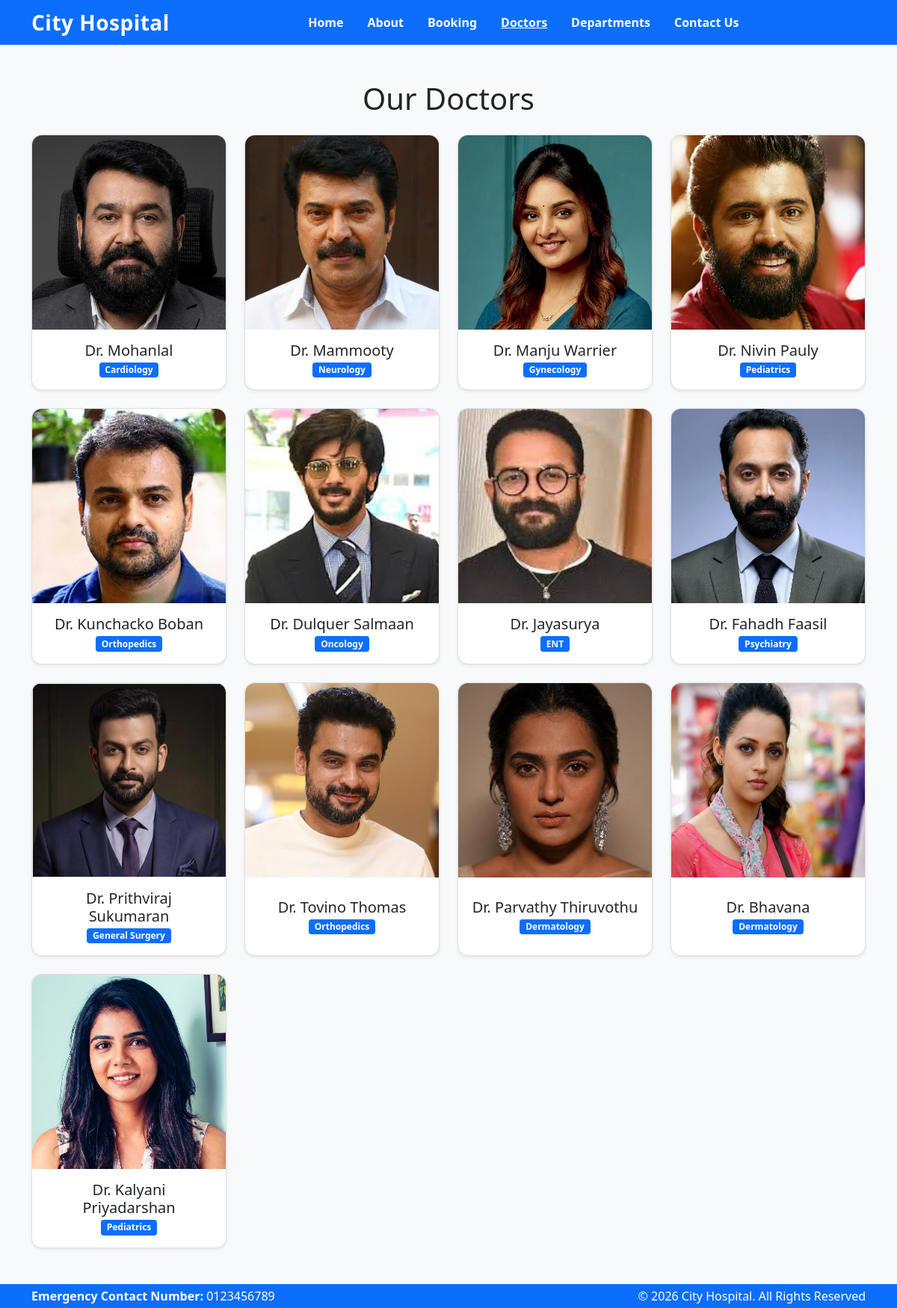
The app's page /doctors/ with its own data.
### home/models.py (models this page shows, shortened)
class Doctor(models.Model):
    name = models.CharField(max_length=120)
    specialization = models.CharField(max_length=120, blank=True)
    department = models.ForeignKey(Department, on_delete=models.SET_NULL, null=True, blank=True)
    image = models.ImageField(upload_to="doctors/", blank=True, null=True)

class Department(models.Model):
    name = models.CharField(max_length=120, unique=True)
    description = models.TextField(blank=True)

### home/views.py (the view)
# urls.py: path("doctors/", views.doctors_page, name="doctors"),
def doctors_page(request):
    doctors = Doctor.objects.select_related("department").all().order_by("id")
    return render(request, "doctors.html", {"doctors": doctors})

### home/templates/doctors.html (shortened to what this page needs)
{% extends "base.html" %}
{% load static %}
{% block content %}
<div class="container py-5" style="padding-bottom:90px;">
  <h1 class="text-center mb-4">Our Doctors</h1>
  {% if doctors %}
  <div class="row g-4 row-cols-1 row-cols-sm-2 row-cols-lg-3 row-cols-xl-4">
    {% for d in doctors %}
    <div class="col">
      <div class="card doctor-card shadow-sm h-100 text-center">
        {% if d.image %}
          <img src="{{ d.image.url }}" class="doctor-img" alt="{{ d.name }}">
        {% else %}
          <img src="{% static 'images/doctor_placeholder.jpg' %}" class="doctor-img" alt="Doctor">
        {% endif %}
        <div class="card-body d-flex flex-column justify-content-center">
          <h5 class="mb-1">{{ d.name }}</h5>
          {% if d.department %}
            <span class="badge bg-primary align-self-center">{{ d.department.name }}</span>
          {% else %}
            <p class="text-muted mb-2">No Department</p>
          {% endif %}
        </div>
      </div>
    </div>
    {% endfor %}
  </div>
  {% else %}
    <p class="text-center text-muted mt-4">No doctors available.</p>
  {% endif %}
</div>
{% endblock %}

### static/css/style.css (style rules this page uses)
html, body { height: 100%; }
body { display: flex; flex-direction: column; margin: 0; background: #f8f9fa; }
.doctor-img { height: 260px; width: 100%; object-fit: cover; }
.doctor-card { border-radius: 14px; overflow: hidden; transition: transform 0.2s ease; }

### records on screen
Doctor: image (picture), name "Dr. Mohanlal", department.name "Cardiology"
Doctor: image (picture), name "Dr. Mammooty", department.name "Neurology"
Doctor: image (picture), name "Dr. Manju Warrier", department.name "Gynecology"
Doctor: image (picture), name "Dr. Nivin Pauly", department.name "Pediatrics"
Doctor: image (picture), name "Dr. Kunchacko Boban", department.name "Orthopedics"
Doctor: image (picture), name "Dr. Dulquer Salmaan", department.name "Oncology"
Doctor: image (picture), name "Dr. Jayasurya", department.name "ENT"
Doctor: image (picture), name "Dr. Fahadh Faasil", department.name "Psychiatry"
Doctor: image (picture), name "Dr. Prithviraj Sukumaran", department.name "General Surgery"
Doctor: image (picture), name "Dr. Tovino Thomas", department.name "Orthopedics"
Doctor: image (picture), name "Dr. Parvathy Thiruvothu", department.name "Dermatology"
Doctor: image (picture), name "Dr. Bhavana", department.name "Dermatology"
Doctor: image (picture), name "Dr. Kalyani Priyadarshan", department.name "Pediatrics"
